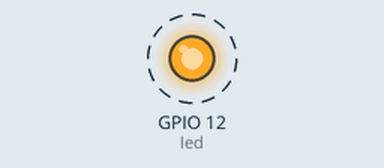
Simulated run of this program. Board: Raspberry Pi (BCM pin numbers). Shown: output pins drawn as LEDs (lit = HIGH). Dashed ring = blinking. What the program prints to the terminal is not drawn.

Above: at 0.5 s.
Timing chart, 0 to 4.6 s (numbered marks = the images above):
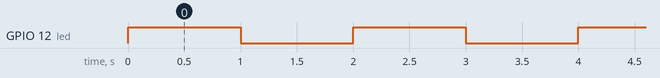

The program:

LED.py
```python
from gpiozero import LED
from time import sleep

# Create an object called led that refers to GPIO 12
led = LED(12)

# Create variable called delay that refers to delay time in seconds
delay = 1

while True:
    # set led to on for delay time
    led.on()
    print('LED set to on')
    sleep(delay)
    # set led to off for delay time
    led.off()
    print('LED set to off')
    sleep(delay)
```

Measured:
- by itself, GPIO 12 (led): alternates HIGH for 1.0 s and LOW for 1.0 s
